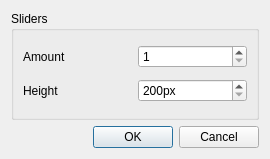
<?xml version="1.0" encoding="UTF-8"?>
<ui version="4.0">
 <class>AddVCSliderMatrix</class>
 <widget class="QDialog" name="AddVCSliderMatrix">
  <property name="geometry">
   <rect>
    <x>0</x>
    <y>0</y>
    <width>270</width>
    <height>159</height>
   </rect>
  </property>
  <property name="windowTitle">
   <string>Add Slider Matrix</string>
  </property>
  <layout class="QVBoxLayout" name="verticalLayout">
   <item>
    <widget class="QGroupBox" name="groupBox">
     <property name="title">
      <string>Sliders</string>
     </property>
     <layout class="QGridLayout" name="gridLayout">
      <item row="0" column="0">
       <widget class="QLabel" name="m_amountLabel">
        <property name="text">
         <string>Amount</string>
        </property>
       </widget>
      </item>
      <item row="0" column="1">
       <widget class="QSpinBox" name="m_amountSpin">
        <property name="toolTip">
         <string>Number of sliders to create</string>
        </property>
        <property name="minimum">
         <number>1</number>
        </property>
       </widget>
      </item>
      <item row="1" column="0">
       <widget class="QLabel" name="m_heightLabel">
        <property name="text">
         <string>Height</string>
        </property>
       </widget>
      </item>
      <item row="1" column="1">
       <widget class="QSpinBox" name="m_heightSpin">
        <property name="toolTip">
         <string>Vertical height of each slider</string>
        </property>
        <property name="suffix">
         <string>px</string>
        </property>
        <property name="prefix">
         <string/>
        </property>
        <property name="minimum">
         <number>200</number>
        </property>
        <property name="maximum">
         <number>9999</number>
        </property>
       </widget>
      </item>
     </layout>
    </widget>
   </item>
   <item>
    <widget class="QDialogButtonBox" name="buttonBox">
     <property name="orientation">
      <enum>Qt::Horizontal</enum>
     </property>
     <property name="standardButtons">
      <set>QDialogButtonBox::Cancel|QDialogButtonBox::Ok</set>
     </property>
    </widget>
   </item>
  </layout>
 </widget>
 <resources/>
 <connections>
  <connection>
   <sender>buttonBox</sender>
   <signal>accepted()</signal>
   <receiver>AddVCSliderMatrix</receiver>
   <slot>accept()</slot>
   <hints>
    <hint type="sourcelabel">
     <x>248</x>
     <y>254</y>
    </hint>
    <hint type="destinationlabel">
     <x>157</x>
     <y>274</y>
    </hint>
   </hints>
  </connection>
  <connection>
   <sender>buttonBox</sender>
   <signal>rejected()</signal>
   <receiver>AddVCSliderMatrix</receiver>
   <slot>reject()</slot>
   <hints>
    <hint type="sourcelabel">
     <x>316</x>
     <y>260</y>
    </hint>
    <hint type="destinationlabel">
     <x>286</x>
     <y>274</y>
    </hint>
   </hints>
  </connection>
 </connections>
</ui>
